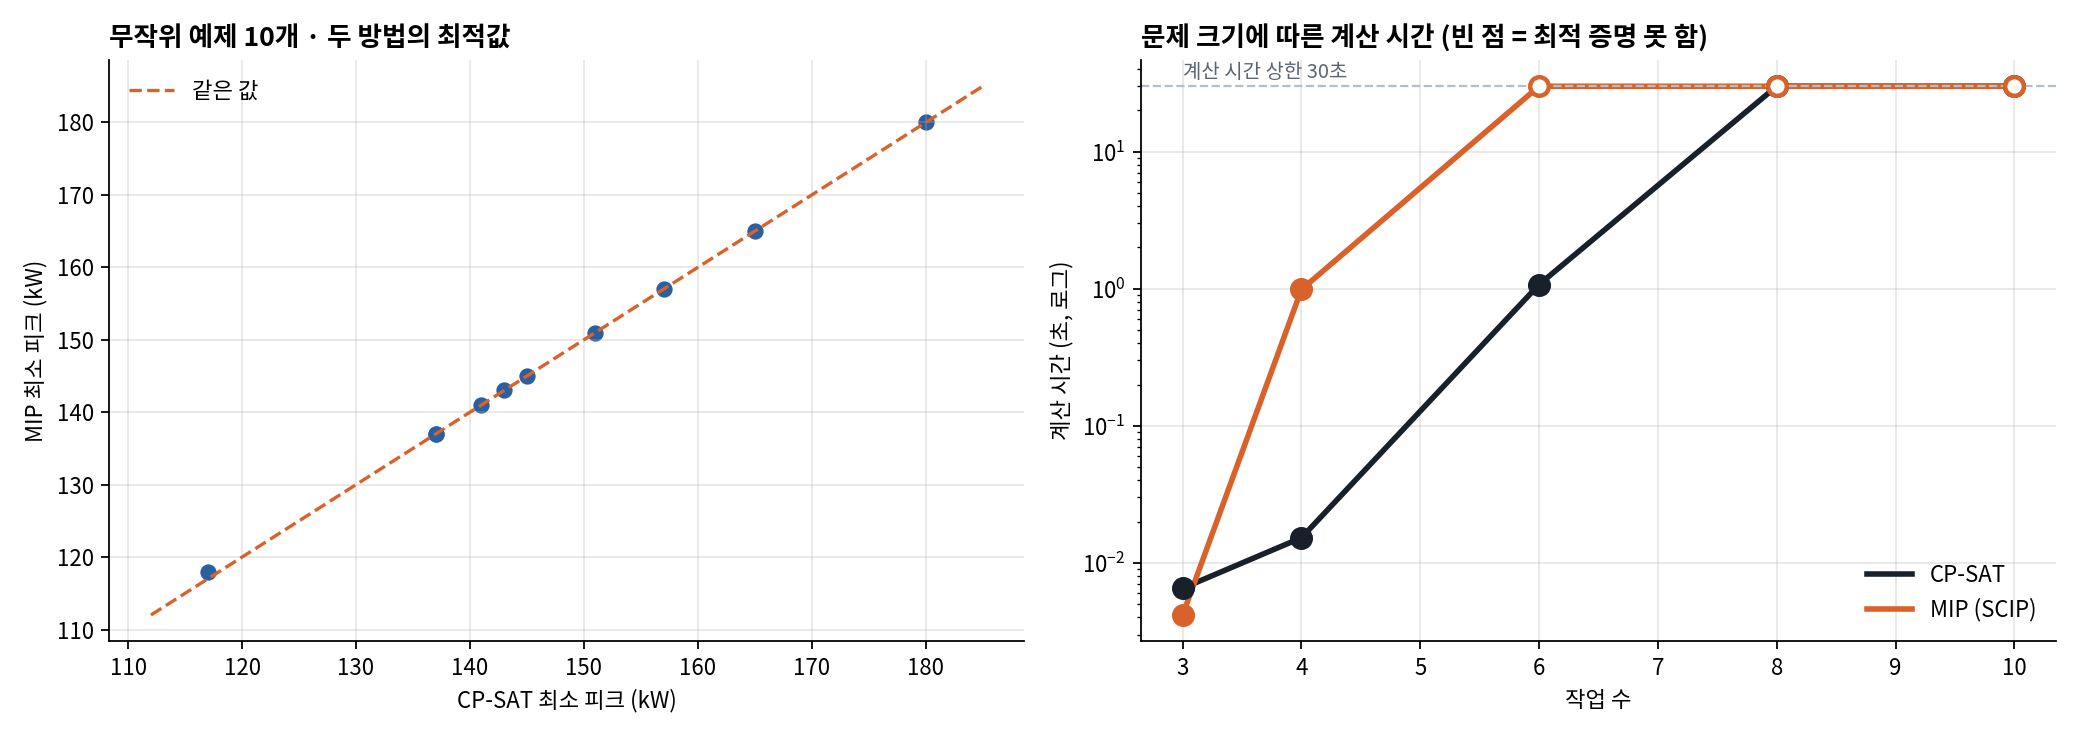

Write the Python code that produced this figure.
"""
같은 문제를 두 가지로 풀어 비교: CP-SAT(제약 프로그래밍) vs MIP(혼합정수계획, SCIP)

문제: 완료 시간 상한 안에서 전력 피크 최소화 (jobshop_peak.py와 동일)

MIP 정식화 (시간 구간별 0/1 변수, time-indexed)
  x[o, t] ∈ {0, 1}   공정 o가 t칸에 시작하면 1
  P ≥ 0 (연속)        전력 피크 (상시 부하 제외)

  최소화  P
  제약
   (1) 공정마다 시작은 한 번             Σ_t x[o, t] = 1
   (2) 공정 선후 관계                    S[다음] ≥ S[o] + d[o],  S[o] = Σ_t t·x[o, t]
   (3) 설비 중복 금지 (칸마다)           Σ_{o∈설비 m} Σ_{t=τ-d[o]+1..τ} x[o, t] ≤ 1
   (4) 전력 (칸마다)                     Σ_o p[o] · Σ_{t=τ-d[o]+1..τ} x[o, t] ≤ P
   (5) 완료 시간 상한                    시작 가능 칸을 t ≤ H - d[o] 로 제한

CP-SAT은 (3)을 AddNoOverlap, (4)를 AddCumulative 한 줄로 표현하지만,
MIP는 시간 칸마다 제약식을 하나씩 만들어야 한다. 그 차이가 문제 크기와 계산 시간에 어떻게 나타나는지 본다.
"""
import random
import statistics
import time

from ortools.linear_solver import pywraplp

from jobshop_peak import JOBS, BASE_LOAD, SLOT_MIN, solve, greedy_schedule, load_profile
from experiments import random_instance


def solve_mip(jobs, horizon, seconds=60):
    s = pywraplp.Solver.CreateSolver("SCIP")
    s.SetTimeLimit(seconds * 1000)
    ops = [(j, k, m, d, p) for j, route in jobs.items() for k, (m, d, p) in enumerate(route)]
    x = {}
    for (j, k, m, d, p) in ops:
        for t in range(horizon - d + 1):
            x[j, k, t] = s.BoolVar(f"x_{j}_{k}_{t}")
    P = s.NumVar(0, s.infinity(), "P")
    start = {}
    for (j, k, m, d, p) in ops:                                     # (1)
        ts = range(horizon - d + 1)
        s.Add(sum(x[j, k, t] for t in ts) == 1)
        start[j, k] = sum(t * x[j, k, t] for t in ts)
    for j, route in jobs.items():                                   # (2)
        for k in range(len(route) - 1):
            s.Add(start[j, k + 1] >= start[j, k] + route[k][1])

    def active(j, k, d, tau):                                       # τ칸에 가동 중이면 1
        return [x[j, k, t] for t in range(max(0, tau - d + 1), min(tau, horizon - d) + 1)]

    machines = {m for (_, _, m, _, _) in ops}
    for tau in range(horizon):
        for mc in machines:                                         # (3)
            terms = [v for (j, k, m, d, p) in ops if m == mc for v in active(j, k, d, tau)]
            if len(terms) > 1:
                s.Add(sum(terms) <= 1)
        s.Add(sum(p * v for (j, k, m, d, p) in ops for v in active(j, k, d, tau)) <= P)   # (4)
    s.Minimize(P)
    t0 = time.perf_counter()
    status = s.Solve()
    elapsed = time.perf_counter() - t0
    ok = status in (pywraplp.Solver.OPTIMAL, pywraplp.Solver.FEASIBLE)
    return dict(peak=round(P.solution_value()) + BASE_LOAD if ok else None,
                status={pywraplp.Solver.OPTIMAL: "OPTIMAL", pywraplp.Solver.FEASIBLE: "FEASIBLE"}.get(status, "NONE"),
                seconds=elapsed, n_vars=s.NumVariables(), n_cons=s.NumConstraints())


def solve_cp(jobs, horizon, seconds=60):
    t0 = time.perf_counter()
    r = solve("peak", {"makespan": ("<=", horizon)}, seconds=seconds, jobs=jobs)
    elapsed = time.perf_counter() - t0
    return dict(peak=max(load_profile(r["rows"], r["makespan"])), status=r["status"], seconds=elapsed)


def compare(jobs, seconds=60):
    horizon = greedy_schedule(jobs)["makespan"]          # 선착순 규칙과 같은 완료 시간 상한
    cp, mip = solve_cp(jobs, horizon, seconds), solve_mip(jobs, horizon, seconds)
    return dict(horizon=horizon, cp=cp, mip=mip)


def plot(base, rand, scale):
    import matplotlib
    matplotlib.use("Agg")
    import matplotlib.pyplot as plt
    from matplotlib import font_manager
    for f in font_manager.findSystemFonts():
        if "NotoSansCJK-Regular" in f or "malgun" in f.lower() or "AppleGothic" in f:
            font_manager.fontManager.addfont(f)
            plt.rcParams["font.family"] = font_manager.FontProperties(fname=f).get_name()
            break
    plt.rcParams["axes.unicode_minus"] = False
    fig, axes = plt.subplots(1, 2, figsize=(13, 4.6))
    ax = axes[0]
    ax.scatter([r["cp"]["peak"] for r in rand], [r["mip"]["peak"] for r in rand], color="#2b5f9e", s=40)
    lo = min(r["cp"]["peak"] for r in rand) - 5
    hi = max(r["cp"]["peak"] for r in rand) + 5
    ax.plot([lo, hi], [lo, hi], color="#d9622b", ls="--", lw=1.5, label="같은 값")
    ax.set_xlabel("CP-SAT 최소 피크 (kW)")
    ax.set_ylabel("MIP 최소 피크 (kW)")
    ax.set_title(f"무작위 예제 {len(rand)}개 · 두 방법의 최적값", loc="left", fontweight="bold")
    ax.legend(frameon=False)
    ax = axes[1]
    ns = [r["n_jobs"] for r in scale]
    for key, name, color in (("cp", "CP-SAT", "#18212b"), ("mip", "MIP (SCIP)", "#d9622b")):
        ts = [r[key]["seconds"] for r in scale]
        ax.plot(ns, ts, lw=2.5, color=color, label=name)
        for n, t, r in zip(ns, ts, scale):        # 채운 점 = 최적 증명, 빈 점 = 시간 안에 증명 못 함
            proved = r[key]["status"] == "OPTIMAL"
            ax.scatter([n], [t], s=70, color=color if proved else "white", edgecolor=color, lw=2, zorder=5)
    limit = max(r["mip"]["seconds"] for r in scale)
    ax.axhline(limit, color="#b3bdcc", ls="--", lw=1)
    ax.text(ns[0], limit * 1.15, f"계산 시간 상한 {limit:.0f}초", color="#5b6570", fontsize=9)
    ax.set_yscale("log")
    ax.set_xlabel("작업 수")
    ax.set_ylabel("계산 시간 (초, 로그)")
    ax.set_title("문제 크기에 따른 계산 시간 (빈 점 = 최적 증명 못 함)", loc="left", fontweight="bold")
    ax.legend(frameon=False, loc="lower right")
    for a in axes:
        a.grid(alpha=0.3)
        for sp in ("top", "right"):
            a.spines[sp].set_visible(False)
    fig.tight_layout()
    fig.savefig("mip_compare.png", dpi=160)


if __name__ == "__main__":
    import json
    LIMIT = 30   # 방법마다 문제당 계산 시간 상한 (초)
    print("[기본 예제]")
    base = compare(JOBS, seconds=LIMIT)
    print(f"  CP-SAT {base['cp']['peak']} kW ({base['cp']['seconds']:.2f}s) | "
          f"MIP {base['mip']['peak']} kW ({base['mip']['seconds']:.2f}s, 변수 {base['mip']['n_vars']}, 제약 {base['mip']['n_cons']})")

    print("[무작위 예제 10개]")
    rng = random.Random(7)
    rand = []
    for i in range(10):
        r = compare(random_instance(rng), seconds=LIMIT)
        rand.append(r)
        print(f"  {i + 1:2d} CP {r['cp']['peak']} ({r['cp']['seconds']:.2f}s) | MIP {r['mip']['peak']} ({r['mip']['seconds']:.2f}s) {r['mip']['status']}")

    print("[문제 크기 늘리기]")
    scale = []
    for n in (3, 4, 6, 8, 10):
        jobs = random_instance(random.Random(100 + n), n_jobs=n)
        r = compare(jobs, seconds=LIMIT)
        r["n_jobs"] = n
        scale.append(r)
        print(f"  작업 {n:2d}개: CP {r['cp']['peak']} {r['cp']['status']} ({r['cp']['seconds']:.2f}s) | "
              f"MIP {r['mip']['peak']} {r['mip']['status']} ({r['mip']['seconds']:.2f}s, 변수 {r['mip']['n_vars']})")

    same = sum(1 for r in rand if r["cp"]["peak"] == r["mip"]["peak"])
    summary = dict(time_limit_s=LIMIT, same_optimum=f"{same}/{len(rand)}",
                   cp_proved=sum(r["cp"]["status"] == "OPTIMAL" for r in rand),
                   mip_proved=sum(r["mip"]["status"] == "OPTIMAL" for r in rand),
                   cp_median_s=statistics.median(r["cp"]["seconds"] for r in rand),
                   mip_median_s=statistics.median(r["mip"]["seconds"] for r in rand))
    print("\n[요약]", summary)
    json.dump(dict(summary=summary, base=base, random=rand, scale=scale),
              open("mip_compare.json", "w"), ensure_ascii=False, indent=1, default=str)
    plot(base, rand, scale)
